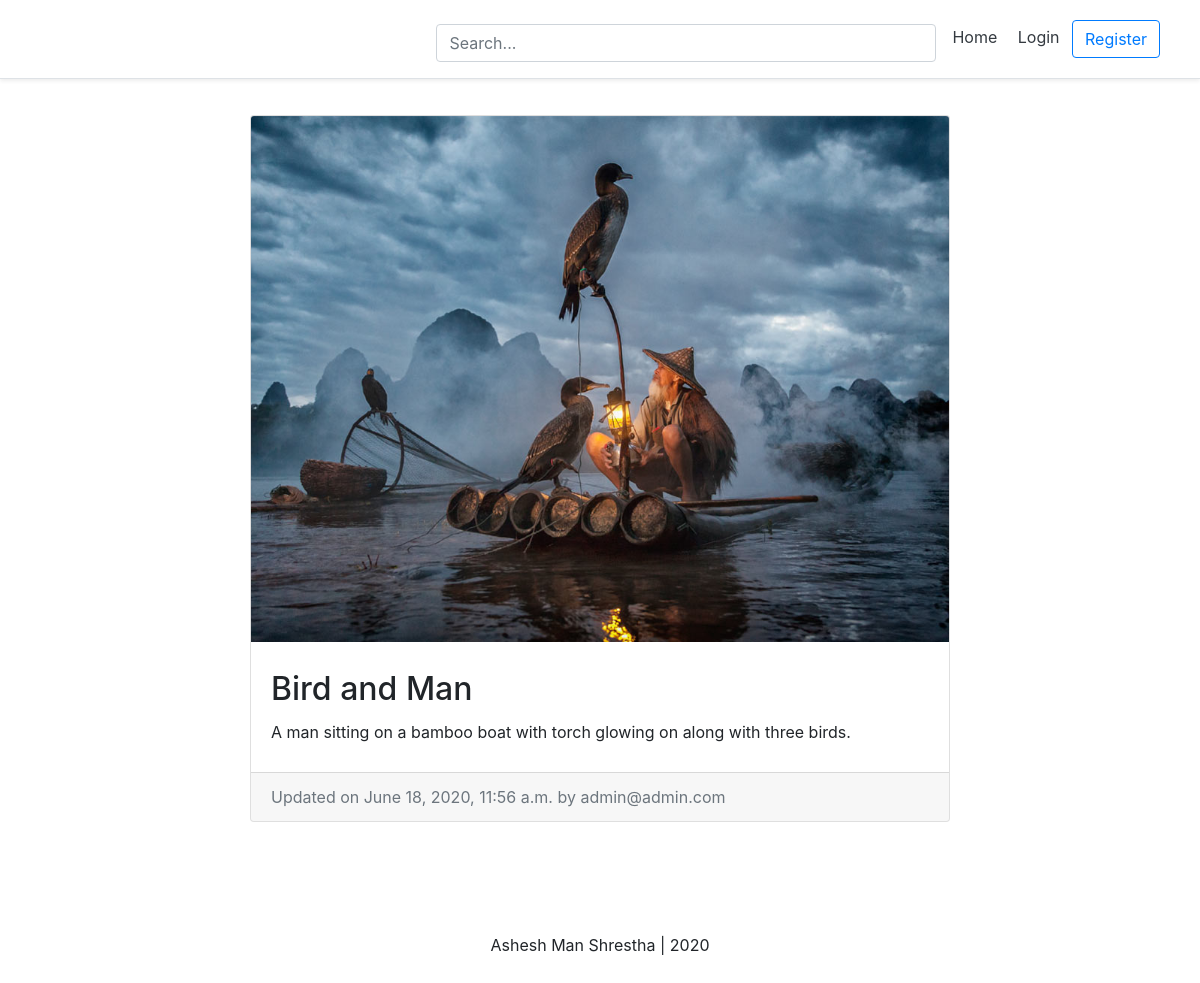
Screenshot of /blog/superadmin-test/ with the database file from the repository.
### blog/models.py (models this page shows, shortened)
class BlogPost(models.Model):
    title             = models.CharField(max_length=50, null=False, blank=False)
    body              = models.TextField(max_length=5000, null=False, blank=False)
    image             = models.ImageField(upload_to=upload_location, null=False, blank=False)
    date_published    = models.DateTimeField(auto_now_add=True, verbose_name="date published")
    date_updated      = models.DateTimeField(auto_now=True, verbose_name="date updated")
    author            = models.ForeignKey(settings.AUTH_USER_MODEL, on_delete=models.CASCADE)
    slug              = models.SlugField(blank=True, unique=True)

### account/models.py (models this page shows, shortened)
class Account(AbstractBaseUser):
    email              = models.EmailField(verbose_name="email", max_length=60, unique=True)
    username           = models.CharField(max_length=30, unique=True)
    date_joined        = models.DateTimeField(verbose_name='date joined', auto_now_add=True)
    last_login         = models.DateTimeField(verbose_name='last login', auto_now=True)
    is_admin           = models.BooleanField(default=False)
    is_active          = models.BooleanField(default=True)
    is_staff           = models.BooleanField(default=False)
    is_superuser       = models.BooleanField(default=False)
    USERNAME_FIELD = 'email'
    REQUIRED_FIELDS = ['username',]
    objects = MyAccountManager()
    def __str__(self):
        return self.email

### blog/views.py (the view)
# urls.py: path('<slug>/', detail_blog_view, name="detail"),
def detail_blog_view(request, slug):
    context = {}
    blog_post = get_object_or_404(BlogPost, slug=slug)
    context['blog_post'] = blog_post
    return render(request, 'blog/detail_blog.html', context)

### blog/templates/blog/detail_blog.html (shortened to what this page needs)
{% extends 'base.html' %}
{% block content %}
<div class="container">
    <div class="row">
        <div class="card m-auto">
            <img class="card-img-top" src="{{blog_post.image.url}}">
            <div class="card-body my-2">
                <h2 class="card-title">{{blog_post.title}}</h2>
                <p class="card-text">{{blog_post.body|safe}}</p>
            </div>
            <div class="card-footer text-muted">
                Updated on {{blog_post.date_updated}} by {{blog_post.author}}
            </div>
        </div>
    </div>
</div>
{% endblock content %}

### templates/snippets/base_css.html (style rules this page uses)
body { background-color: #f2f2f2; }

### templates/snippets/header.html (style rules this page uses)
html { font-size: 14px; }
@media (min-width: 768px) { html { font-size: 16px; } }
.container { max-width: 960px; }

### blog/templates/blog/detail_blog.html (style rules this page uses)
.card { max-width: 700px; }
.container { padding: 20px; }

### rows the page displays
BlogPost: image (picture), title "Bird and Man", body "A man sitting on a bamboo boat with torch glowing on along with three birds.", date_updated "June 18, 2020, 11:56 a.m.", author "admin@admin.com"
